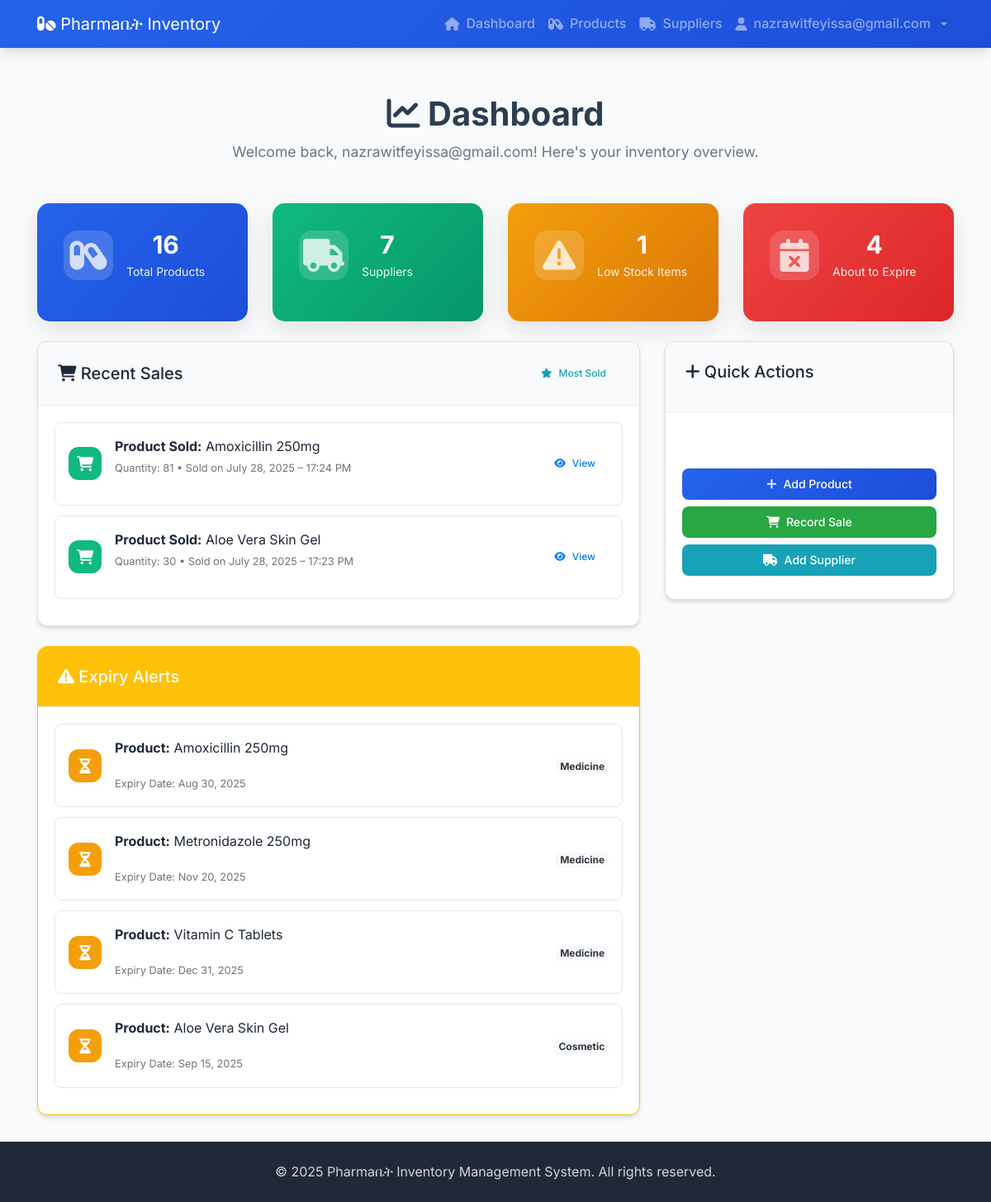
Page /inventory/dashboard (signed in) on the committed database.
### accounts/models.py (models this page shows, shortened)
class CustomUser(AbstractUser):
    email = models.EmailField(unique=True)
    USER_ROLES = (
        ('admin', 'Admin'),
        ('staff', 'Staff'),
    )
    role = models.CharField(max_length=10, choices=USER_ROLES, default='staff')
    username = None  # Remove username field
    USERNAME_FIELD = 'email'
    REQUIRED_FIELDS = []
    objects = CustomUserManager()

### inventory/models.py (models this page shows, shortened)
class SoldProduct(models.Model):
    sale = models.ForeignKey("Sale", on_delete = models.CASCADE, related_name="sold_items")
    product = models.ForeignKey("Product", on_delete=models.CASCADE)
    quantity = models.PositiveIntegerField()

class Product(models.Model):
    product_name = models.CharField(max_length=25)
    CATEGORY_CHOICES = [('medicine','Medicine'),('cosmetic','Cosmetic')]
    category = models.CharField(max_length = 10,choices=CATEGORY_CHOICES)
    quantity = models.PositiveIntegerField()
    threshold = models.PositiveIntegerField()
    expiry_date = models.DateField()
    created_at = models.DateTimeField(auto_now_add=True)
    supplier= models.ManyToManyField(Supplier)
    slug = models.SlugField(default = "", null = False,db_index=True)

class Sale(models.Model):
    sold_at = models.DateTimeField(auto_now_add=True)

### inventory/views.py (the view)
# urls.py: path("dashboard",views.dashboard,name="dashboard"),
def dashboard(request):
    cos_products = Product.objects.filter(category='cosmetic')
    cos_count =cos_products.count()
    med_products = Product.objects.filter(category='medicine')
    med_count=med_products.count()
    suppliers = Supplier.objects.all()
    sup_count = suppliers.count()
    products = Product.objects.all()
    low_count = 0
    product_count = 0
    exp_count = 0
    product_list =[]
    for product in products:
        product_count +=1
        if product.quantity < product.threshold or product.quantity == product.threshold:
            in_stock = False
            low_count+=1
        else:
            in_stock = True
    for product in products:
        exp = product.expiry_date
        today = date.today()
        six_month_later = today + relativedelta(months=6)
        if exp <= six_month_later:
            product_list.append(product)
            exp_count += 1
    sold = SoldProduct.objects.order_by('-sale__sold_at')[:5]
    return render(request,"inventory/dashboard.html",{
        "med_count":med_count,
        "cos_count":cos_count,
        "sup_count":sup_count,
        "in_stock": in_stock,
        "low_count": low_count,
        "total":product_count,
        "exp_count":exp_count,
        "product_list":product_list,
        "sold":sold
    })

### inventory/templates/inventory/dashboard.html (shortened to what this page needs)
{% extends 'inventory/base.html' %}
{% load static %}
{% block content %}
<div class="dashboard-container">
    <div class="dashboard-header">
        <h1 class="dashboard-title">
            <i class="fas fa-chart-line"></i> Dashboard
        </h1>
        <p class="dashboard-subtitle">Welcome back, {{ user.email }}! Here's your inventory overview.</p>
    </div>
    <div class="row">
        <div class="col-md-3 mb-4">
            <div class="stat-card bg-primary">
                <div class="stat-icon">
                    <i class="fas fa-capsules"></i>
                </div>
                <div class="stat-content">
                    <h3>{{ total }}</h3>
                    <p>Total Products</p>
                </div>
            </div>
        </div>
        <div class="col-md-3 mb-4">
            <div class="stat-card bg-success">
                <div class="stat-icon">
                    <i class="fas fa-truck"></i>
                </div>
                <div class="stat-content">
                    <h3>{{ sup_count }}</h3>
                    <p>Suppliers</p>
                </div>
            </div>
        </div>
        <div class="col-md-3 mb-4">
            <div class="stat-card bg-warning">
                <div class="stat-icon">
                    <i class="fas fa-exclamation-triangle"></i>
                </div>
                <div class="stat-content">
                    <h3>{{ low_count }}</h3>
                    <p>Low Stock Items</p>
                </div>
            </div>
        </div>
        <div class="col-md-3 mb-4">
            <div class="stat-card bg-danger">
                <div class="stat-icon">
                    <i class="fas fa-calendar-times"></i>
                </div>
                <div class="stat-content">
                    <h3>{{ exp_count }}</h3>
                    <p>About to Expire</p>
                </div>
            </div>
        </div>
    </div>
    <div class="row">
        <div class="col-md-8">
            <div class="card mb-4">
                <div class="card-header d-flex justify-content-between align-items-center">
                    <h5 class="card-title mb-0">
                        <i class="fas fa-shopping-cart"></i> Recent Sales
                    </h5>
                    <a href="{% url 'inventory:most-selled' %}" class="btn btn-sm btn-outline-info">
                        <i class="fas fa-star"></i> Most Sold
                    </a>
                </div>
                <div class="card-body">
                    <div class="activity-list">
                        {% if sold %}
                            {% for sale in sold %}
                                <div class="activity-item">
                                    <div class="activity-icon bg-success text-white">
                                        <i class="fas fa-shopping-cart"></i>
                                    </div>
                                    <div class="activity-content">
                                        <p>
                                            <strong>Product Sold:</strong> {{ sale.product.product_name }}<br>
                                            <span class="text-muted small">
                                                Quantity: {{ sale.quantity }} • Sold on {{ sale.sale.sold_at|date:"F d, Y – H:i A" }}
                                            </span>
                                        </p>
                                    </div>
                                    <div class="activity-amount">
                                        <a href="{% url 'inventory:product_detail' sale.product.slug %}" class="btn btn-sm btn-outline-primary">
                                            <i class="fas fa-eye"></i> View
                                        </a>
                                    </div>
                                </div>
                            {% endfor %}
                        {% else %}
                            <div class="empty-state text-center">
                                <i class="fas fa-inbox fa-2x text-muted"></i>
                                <p class="text-muted">No recent sales</p>
                            </div>
                        {% endif %}
                    </div>
                </div>
            </div>
            <div class="card border-warning">
                <div class="card-header bg-warning text-white">
                    <h5 class="card-title mb-0">
                        <i class="fas fa-exclamation-triangle"></i> Expiry Alerts
                    </h5>
                </div>
                <div class="card-body">
                    <div class="activity-list">
                        {% if product_list %}
                            {% for product in product_list %}
                                <div class="activity-item">
                                    <div class="activity-icon bg-warning text-white">
                                        <i class="fas fa-hourglass-half"></i>
                                    </div>
                                    <div class="activity-content">
                                        <p>
                                            <strong>Product:</strong> {{ product.product_name }}
                                        </p>
                                        <small class="text-muted">
                                            Expiry Date: {{ product.expiry_date|date:"M d, Y" }}
                                        </small>
                                    </div>
                                    <div class="activity-amount">
                                        <span class="badge bg-light text-dark">
                                            {{ product.category|title }}
                                        </span>
                                    </div>
                                </div>
                            {% endfor %}
                        {% else %}
                            <div class="empty-state text-center">
                                <i class="fas fa-check-circle fa-2x text-muted"></i>
                                <p class="text-muted">No products expiring soon</p>
                            </div>
                        {% endif %}
                    </div>
                </div>
            </div>
        </div>
        <div class="col-md-4">
            <div class="card">
                <div class="card-header">
                    <h5 class="card-title">
                        <i class="fas fa-plus"></i> Quick Actions
                    </h5>
                </div>
                <div class="card-body">
                    <div class="quick-actions">
                        <a href="{% url 'add-product' %}" class="btn btn-primary btn-block mb-2">
                            <i class="fas fa-plus"></i> Add Product
                        </a>
                        <a href="{% url 'sell-product' %}" class="btn btn-success btn-block mb-2">
                            <i class="fas fa-shopping-cart"></i> Record Sale
                        </a>
                        <a href="{% url 'add-supplier' %}" class="btn btn-info btn-block mb-2">
                            <i class="fas fa-truck"></i> Add Supplier
                        </a>
                    </div>
                </div>
            </div>
        </div>
    </div>
</div>
{% endblock %}

### inventory/templates/inventory/base.html (shortened to what this page needs)
<!DOCTYPE html>
<html lang="en">
<head>
    {% load static %}
    <link rel="stylesheet" href="https://stackpath.bootstrapcdn.com/bootstrap/4.5.2/css/bootstrap.min.css">
    <link rel="stylesheet" href="{% static 'inventory/style.css' %}">
    <link href="https://cdnjs.cloudflare.com/ajax/libs/font-awesome/6.0.0/css/all.min.css" rel="stylesheet">
</head>
<body>
    <nav class="navbar navbar-expand-lg navbar-dark bg-dark">
        <div class="container">
            <a class="navbar-brand" href="{% url 'dashboard' %}">
                <i class="fas fa-pills"></i> Pharmaቤት Inventory
            </a>
            <div class="collapse navbar-collapse" id="navbarNav">
                <ul class="navbar-nav ml-auto">
                    {% if user.is_authenticated %}
                        <li class="nav-item">
                            <a class="nav-link" href="{% url 'dashboard' %}">
                                <i class="fas fa-home"></i> Dashboard
                            </a>
                        </li>
                        <li class="nav-item">
                            <a class="nav-link" href="{% url 'products' %}">
                                <i class="fas fa-capsules"></i> Products
                            </a>
                        </li>
                        <li class="nav-item">
                            <a class="nav-link" href="{% url 'suppliers' %}">
                                <i class="fas fa-truck"></i> Suppliers
                            </a>
                        </li>
                        <li class="nav-item dropdown">
                            <a class="nav-link dropdown-toggle" href="#" id="navbarDropdown" role="button" data-toggle="dropdown" aria-haspopup="true" aria-expanded="false">
                                <i class="fas fa-user"></i> {{ user.email }}
                            </a>
                        </li>
                    {% else %}
                        <li class="nav-item">
                            <a class="nav-link" href="{% url 'login' %}">Login</a>
                        </li>
                    {% endif %}
                </ul>
            </div>
        </div>
    </nav>
    <main class="container mt-4">
        {% block content %}
        {% endblock %}
    </main>
    <footer class="footer bg-light py-3 mt-4">
        <div class="container text-center">
            <p>&copy; {% now "Y" %} Pharmaቤት Inventory Management System. All rights reserved.</p>
        </div>
    </footer>
</body>
</html>

### rows in the picture
CustomUser: email "nazrawitfeyissa@gmail.com"
SoldProduct: product.product_name "Amoxicillin 250mg", quantity "81", sale.sold_at "July 28, 2025 – 17:24 PM"
SoldProduct: product.product_name "Aloe Vera Skin Gel", quantity "30", sale.sold_at "July 28, 2025 – 17:23 PM"
Product: product_name "Amoxicillin 250mg", expiry_date "Aug 30, 2025", category "Medicine"
Product: product_name "Metronidazole 250mg", expiry_date "Nov 20, 2025", category "Medicine"
Product: product_name "Vitamin C Tablets", expiry_date "Dec 31, 2025", category "Medicine"
Product: product_name "Aloe Vera Skin Gel", expiry_date "Sep 15, 2025", category "Cosmetic"

### other values in the picture
{{ total }} "16"
{{ sup_count }} "7"
{{ low_count }} "1"
{{ exp_count }} "4"
